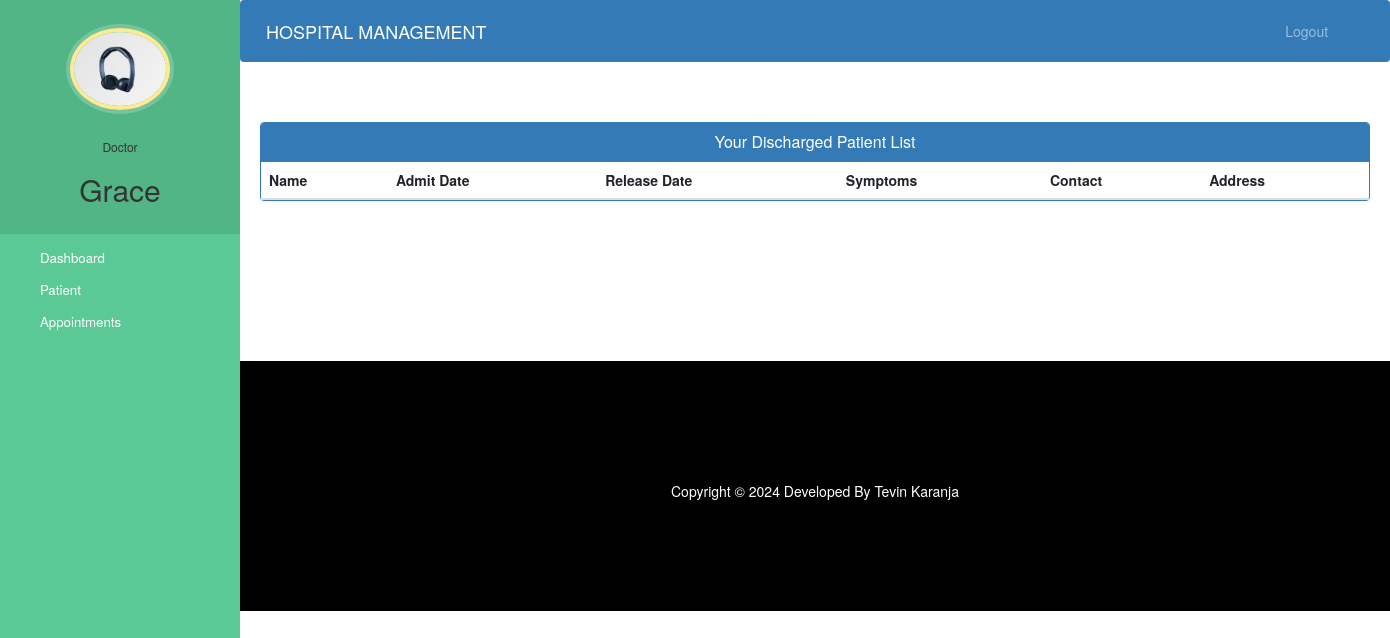
Before: /doctor-view-discharge-patient (signed in) with the older database file.
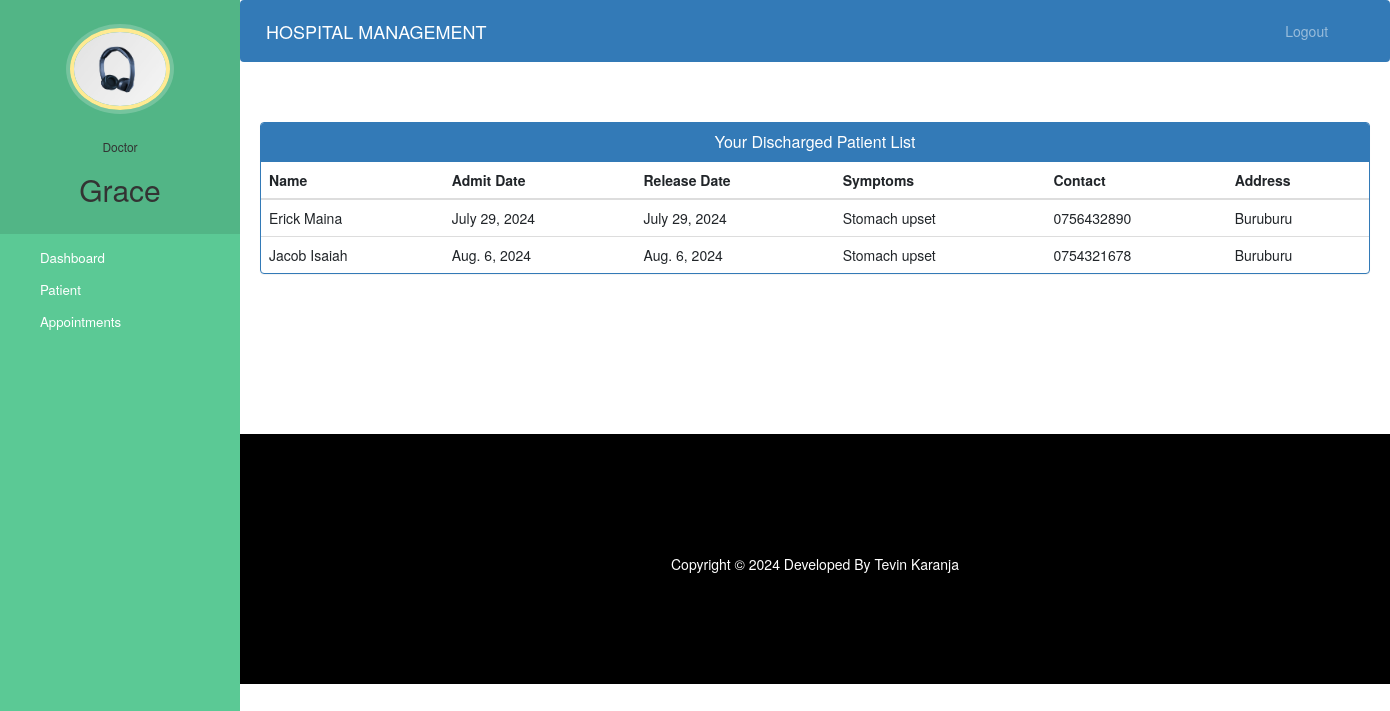
After: the same page with the newer database file.
### hospital/models.py (models this page shows)
class PatientDischargeDetails(models.Model):
    patientId=models.PositiveIntegerField(null=True)
    patientName=models.CharField(max_length=40)
    assignedDoctorName=models.CharField(max_length=40)
    address = models.CharField(max_length=40)
    mobile = models.CharField(max_length=20,null=True)
    symptoms = models.CharField(max_length=100,null=True)
    admitDate=models.DateField(null=False)
    releaseDate=models.DateField(null=False)
    daySpent=models.PositiveIntegerField(null=False)
    roomCharge=models.PositiveIntegerField(null=False)
    medicineCost=models.PositiveIntegerField(null=False)
    doctorFee=models.PositiveIntegerField(null=False)
    OtherCharge=models.PositiveIntegerField(null=False)
    total=models.PositiveIntegerField(null=False)

### hospital/views.py (the view)
# urls.py: path('doctor-view-discharge-patient',views.doctor_view_discharge_patient_view,name='doctor-view-discharge-patient'),
@login_required(login_url='doctorlogin')
@user_passes_test(is_doctor)
def doctor_view_discharge_patient_view(request):
    dischargedpatients=models.PatientDischargeDetails.objects.all().distinct().filter(assignedDoctorName=request.user.first_name)
    doctor=models.Doctor.objects.get(user_id=request.user.id) #for profile picture of doctor in sidebar
    return render(request,'hospital/doctor_view_discharge_patient.html',{'dischargedpatients':dischargedpatients,'doctor':doctor})

### hospital/views.py (called while the page is built)
def is_doctor(user):
    return user.groups.filter(name='DOCTOR').exists()

### templates/hospital/doctor_view_discharge_patient.html (shortened to what this page needs)
{% extends 'hospital/doctor_base.html' %}
{% block content %}
{%load static%}
<head>
  <link href="//netdna.bootstrapcdn.com/bootstrap/3.0.0/css/bootstrap.min.css" rel="stylesheet" id="bootstrap-css">
</head>
<div class="container">
  <div class="panel panel-primary">
    <div class="panel-heading">
      <h6 class="panel-title">Your Discharged Patient List</h6>
    </div>
    <table class="table table-hover" id="dev-table">
      <thead>
        <tr>
          <th>Name</th>
          <th>Admit Date</th>
          <th>Release Date</th>
          <th>Symptoms</th>
          <th>Contact</th>
          <th>Address</th>
        </tr>
      </thead>
      {% for p in dischargedpatients %}
      <tr>
        <td> {{p.patientName}}</td>
        <td>{{p.admitDate}}</td>
        <td>{{p.releaseDate}}</td>
        <td>{{p.symptoms}}</td>
        <td>{{p.mobile}}</td>
        <td>{{p.address}}</td>
      </tr>
      {% endfor %}
    </table>
  </div>
</div>
{% endblock content %}

Changed rows visible on the page:
added PatientDischargeDetails: patientName "Erick Maina", admitDate "July 29, 2024", releaseDate "July 29, 2024", symptoms "Stomach upset", mobile "0756432890", address "Buruburu"
added PatientDischargeDetails: patientName "Jacob Isaiah", admitDate "Aug. 6, 2024", releaseDate "Aug. 6, 2024", symptoms "Stomach upset", mobile "0754321678", address "Buruburu"
